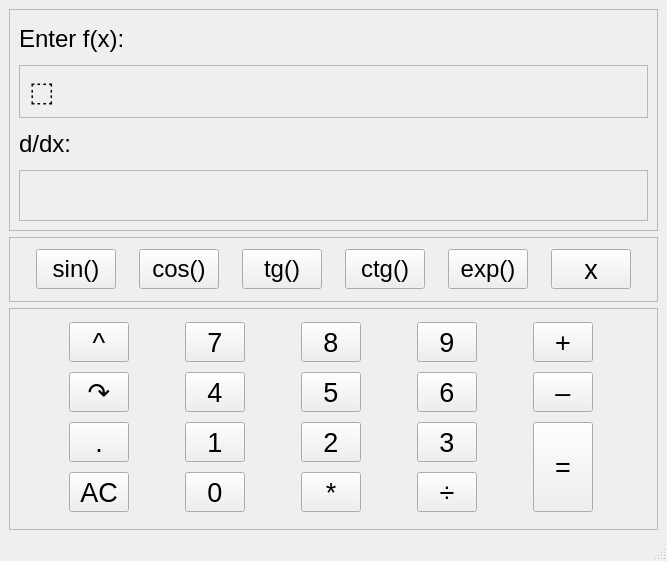
<?xml version="1.0" encoding="UTF-8"?>
<ui version="4.0">
 <class>MainWindow</class>
 <widget class="QMainWindow" name="MainWindow">
  <property name="geometry">
   <rect>
    <x>0</x>
    <y>0</y>
    <width>667</width>
    <height>561</height>
   </rect>
  </property>
  <property name="minimumSize">
   <size>
    <width>100</width>
    <height>80</height>
   </size>
  </property>
  <property name="sizeIncrement">
   <size>
    <width>0</width>
    <height>0</height>
   </size>
  </property>
  <property name="windowTitle">
   <string>MainWindow</string>
  </property>
  <widget class="QWidget" name="centralwidget">
   <layout class="QVBoxLayout" name="verticalLayout">
    <item>
     <widget class="QFrame" name="frame_1">
      <property name="maximumSize">
       <size>
        <width>16777215</width>
        <height>1000</height>
       </size>
      </property>
      <property name="frameShape">
       <enum>QFrame::StyledPanel</enum>
      </property>
      <property name="frameShadow">
       <enum>QFrame::Raised</enum>
      </property>
      <layout class="QGridLayout" name="gridLayout_2">
       <item row="5" column="0">
        <widget class="QFrame" name="frame">
         <property name="maximumSize">
          <size>
           <width>16777215</width>
           <height>60</height>
          </size>
         </property>
         <property name="sizeIncrement">
          <size>
           <width>0</width>
           <height>40</height>
          </size>
         </property>
         <property name="frameShape">
          <enum>QFrame::StyledPanel</enum>
         </property>
         <property name="frameShadow">
          <enum>QFrame::Raised</enum>
         </property>
         <layout class="QHBoxLayout" name="horizontalLayout_2">
          <item>
           <widget class="QLabel" name="result_label">
            <property name="maximumSize">
             <size>
              <width>16777215</width>
              <height>40</height>
             </size>
            </property>
            <property name="font">
             <font>
              <pointsize>20</pointsize>
             </font>
            </property>
            <property name="text">
             <string/>
            </property>
           </widget>
          </item>
         </layout>
        </widget>
       </item>
       <item row="1" column="0">
        <widget class="QFrame" name="enter_frame">
         <property name="maximumSize">
          <size>
           <width>16777215</width>
           <height>60</height>
          </size>
         </property>
         <property name="sizeIncrement">
          <size>
           <width>0</width>
           <height>40</height>
          </size>
         </property>
         <property name="frameShape">
          <enum>QFrame::StyledPanel</enum>
         </property>
         <property name="frameShadow">
          <enum>QFrame::Raised</enum>
         </property>
         <layout class="QHBoxLayout" name="horizontalLayout_3">
          <item>
           <widget class="QLabel" name="enter_label">
            <property name="font">
             <font>
              <pointsize>20</pointsize>
             </font>
            </property>
            <property name="text">
             <string>⬚</string>
            </property>
           </widget>
          </item>
         </layout>
        </widget>
       </item>
       <item row="2" column="0">
        <widget class="QLabel" name="label_2">
         <property name="maximumSize">
          <size>
           <width>16777215</width>
           <height>40</height>
          </size>
         </property>
         <property name="font">
          <font>
           <pointsize>18</pointsize>
          </font>
         </property>
         <property name="text">
          <string>d/dx:</string>
         </property>
        </widget>
       </item>
       <item row="0" column="0">
        <widget class="QLabel" name="label_1">
         <property name="maximumSize">
          <size>
           <width>16777215</width>
           <height>40</height>
          </size>
         </property>
         <property name="font">
          <font>
           <pointsize>18</pointsize>
          </font>
         </property>
         <property name="text">
          <string>Enter f(x):</string>
         </property>
        </widget>
       </item>
      </layout>
     </widget>
    </item>
    <item>
     <widget class="QFrame" name="frame_2">
      <property name="maximumSize">
       <size>
        <width>16777215</width>
        <height>65</height>
       </size>
      </property>
      <property name="sizeIncrement">
       <size>
        <width>0</width>
        <height>65</height>
       </size>
      </property>
      <property name="frameShape">
       <enum>QFrame::StyledPanel</enum>
      </property>
      <property name="frameShadow">
       <enum>QFrame::Raised</enum>
      </property>
      <layout class="QHBoxLayout" name="horizontalLayout">
       <item>
        <widget class="QPushButton" name="sin_butt">
         <property name="maximumSize">
          <size>
           <width>80</width>
           <height>40</height>
          </size>
         </property>
         <property name="font">
          <font>
           <pointsize>18</pointsize>
          </font>
         </property>
         <property name="text">
          <string>sin()</string>
         </property>
        </widget>
       </item>
       <item>
        <widget class="QPushButton" name="cos_butt">
         <property name="maximumSize">
          <size>
           <width>80</width>
           <height>40</height>
          </size>
         </property>
         <property name="font">
          <font>
           <pointsize>18</pointsize>
          </font>
         </property>
         <property name="text">
          <string>cos()</string>
         </property>
        </widget>
       </item>
       <item>
        <widget class="QPushButton" name="tg_butt">
         <property name="maximumSize">
          <size>
           <width>80</width>
           <height>40</height>
          </size>
         </property>
         <property name="font">
          <font>
           <pointsize>18</pointsize>
          </font>
         </property>
         <property name="text">
          <string>tg()</string>
         </property>
        </widget>
       </item>
       <item>
        <widget class="QPushButton" name="ctg_butt">
         <property name="maximumSize">
          <size>
           <width>80</width>
           <height>40</height>
          </size>
         </property>
         <property name="font">
          <font>
           <pointsize>18</pointsize>
          </font>
         </property>
         <property name="text">
          <string>ctg()</string>
         </property>
        </widget>
       </item>
       <item>
        <widget class="QPushButton" name="exp_butt">
         <property name="maximumSize">
          <size>
           <width>80</width>
           <height>40</height>
          </size>
         </property>
         <property name="font">
          <font>
           <pointsize>18</pointsize>
          </font>
         </property>
         <property name="text">
          <string>exp()</string>
         </property>
        </widget>
       </item>
       <item>
        <widget class="QPushButton" name="x_butt">
         <property name="maximumSize">
          <size>
           <width>80</width>
           <height>40</height>
          </size>
         </property>
         <property name="font">
          <font>
           <pointsize>20</pointsize>
          </font>
         </property>
         <property name="text">
          <string>x</string>
         </property>
        </widget>
       </item>
      </layout>
     </widget>
    </item>
    <item>
     <widget class="QFrame" name="frame_3">
      <property name="maximumSize">
       <size>
        <width>10000</width>
        <height>1000</height>
       </size>
      </property>
      <property name="baseSize">
       <size>
        <width>0</width>
        <height>1000</height>
       </size>
      </property>
      <property name="frameShape">
       <enum>QFrame::StyledPanel</enum>
      </property>
      <property name="frameShadow">
       <enum>QFrame::Raised</enum>
      </property>
      <layout class="QGridLayout" name="gridLayout">
       <item row="8" column="2">
        <widget class="QPushButton" name="dot_butt">
         <property name="maximumSize">
          <size>
           <width>60</width>
           <height>40</height>
          </size>
         </property>
         <property name="font">
          <font>
           <pointsize>20</pointsize>
          </font>
         </property>
         <property name="text">
          <string>.</string>
         </property>
        </widget>
       </item>
       <item row="9" column="8">
        <widget class="QPushButton" name="butt_0">
         <property name="maximumSize">
          <size>
           <width>60</width>
           <height>40</height>
          </size>
         </property>
         <property name="font">
          <font>
           <pointsize>20</pointsize>
          </font>
         </property>
         <property name="text">
          <string>0</string>
         </property>
        </widget>
       </item>
       <item row="4" column="12">
        <widget class="QPushButton" name="butt_9">
         <property name="maximumSize">
          <size>
           <width>60</width>
           <height>40</height>
          </size>
         </property>
         <property name="font">
          <font>
           <pointsize>20</pointsize>
          </font>
         </property>
         <property name="text">
          <string>9</string>
         </property>
        </widget>
       </item>
       <item row="4" column="14">
        <widget class="QPushButton" name="plus_butt">
         <property name="maximumSize">
          <size>
           <width>60</width>
           <height>40</height>
          </size>
         </property>
         <property name="font">
          <font>
           <pointsize>20</pointsize>
          </font>
         </property>
         <property name="text">
          <string>+</string>
         </property>
        </widget>
       </item>
       <item row="6" column="12">
        <widget class="QPushButton" name="butt_6">
         <property name="maximumSize">
          <size>
           <width>60</width>
           <height>40</height>
          </size>
         </property>
         <property name="font">
          <font>
           <pointsize>20</pointsize>
          </font>
         </property>
         <property name="text">
          <string>6</string>
         </property>
        </widget>
       </item>
       <item row="4" column="10">
        <widget class="QPushButton" name="butt_8">
         <property name="maximumSize">
          <size>
           <width>60</width>
           <height>40</height>
          </size>
         </property>
         <property name="font">
          <font>
           <pointsize>20</pointsize>
          </font>
         </property>
         <property name="text">
          <string>8</string>
         </property>
        </widget>
       </item>
       <item row="4" column="2">
        <widget class="QPushButton" name="pow_butt">
         <property name="maximumSize">
          <size>
           <width>60</width>
           <height>40</height>
          </size>
         </property>
         <property name="font">
          <font>
           <pointsize>20</pointsize>
          </font>
         </property>
         <property name="text">
          <string>^</string>
         </property>
        </widget>
       </item>
       <item row="8" column="8">
        <widget class="QPushButton" name="butt_1">
         <property name="maximumSize">
          <size>
           <width>60</width>
           <height>40</height>
          </size>
         </property>
         <property name="font">
          <font>
           <pointsize>20</pointsize>
          </font>
         </property>
         <property name="text">
          <string>1</string>
         </property>
        </widget>
       </item>
       <item row="4" column="8">
        <widget class="QPushButton" name="butt_7">
         <property name="maximumSize">
          <size>
           <width>60</width>
           <height>40</height>
          </size>
         </property>
         <property name="font">
          <font>
           <pointsize>20</pointsize>
          </font>
         </property>
         <property name="text">
          <string>7</string>
         </property>
        </widget>
       </item>
       <item row="8" column="10">
        <widget class="QPushButton" name="butt_2">
         <property name="maximumSize">
          <size>
           <width>60</width>
           <height>40</height>
          </size>
         </property>
         <property name="font">
          <font>
           <pointsize>20</pointsize>
          </font>
         </property>
         <property name="text">
          <string>2</string>
         </property>
        </widget>
       </item>
       <item row="8" column="12">
        <widget class="QPushButton" name="butt_3">
         <property name="minimumSize">
          <size>
           <width>0</width>
           <height>0</height>
          </size>
         </property>
         <property name="maximumSize">
          <size>
           <width>60</width>
           <height>40</height>
          </size>
         </property>
         <property name="font">
          <font>
           <pointsize>20</pointsize>
          </font>
         </property>
         <property name="text">
          <string>3</string>
         </property>
        </widget>
       </item>
       <item row="6" column="10">
        <widget class="QPushButton" name="butt_5">
         <property name="maximumSize">
          <size>
           <width>60</width>
           <height>40</height>
          </size>
         </property>
         <property name="font">
          <font>
           <pointsize>20</pointsize>
          </font>
         </property>
         <property name="text">
          <string>5</string>
         </property>
        </widget>
       </item>
       <item row="9" column="10">
        <widget class="QPushButton" name="multiply_butt">
         <property name="maximumSize">
          <size>
           <width>60</width>
           <height>40</height>
          </size>
         </property>
         <property name="font">
          <font>
           <pointsize>20</pointsize>
          </font>
         </property>
         <property name="text">
          <string>*</string>
         </property>
        </widget>
       </item>
       <item row="6" column="8">
        <widget class="QPushButton" name="butt_4">
         <property name="maximumSize">
          <size>
           <width>60</width>
           <height>40</height>
          </size>
         </property>
         <property name="font">
          <font>
           <pointsize>20</pointsize>
          </font>
         </property>
         <property name="text">
          <string>4</string>
         </property>
        </widget>
       </item>
       <item row="6" column="2">
        <widget class="QPushButton" name="to_ext_func_butt">
         <property name="maximumSize">
          <size>
           <width>60</width>
           <height>40</height>
          </size>
         </property>
         <property name="font">
          <font>
           <pointsize>20</pointsize>
           <italic>false</italic>
           <underline>false</underline>
           <strikeout>false</strikeout>
           <kerning>true</kerning>
          </font>
         </property>
         <property name="text">
          <string>↷</string>
         </property>
        </widget>
       </item>
       <item row="9" column="12">
        <widget class="QPushButton" name="division_butt">
         <property name="maximumSize">
          <size>
           <width>60</width>
           <height>40</height>
          </size>
         </property>
         <property name="font">
          <font>
           <pointsize>20</pointsize>
          </font>
         </property>
         <property name="text">
          <string>÷</string>
         </property>
        </widget>
       </item>
       <item row="6" column="14">
        <widget class="QPushButton" name="minus_butt">
         <property name="maximumSize">
          <size>
           <width>60</width>
           <height>40</height>
          </size>
         </property>
         <property name="font">
          <font>
           <pointsize>20</pointsize>
          </font>
         </property>
         <property name="text">
          <string>–</string>
         </property>
        </widget>
       </item>
       <item row="8" column="14" rowspan="2">
        <widget class="QPushButton" name="enter_butt">
         <property name="minimumSize">
          <size>
           <width>0</width>
           <height>0</height>
          </size>
         </property>
         <property name="maximumSize">
          <size>
           <width>60</width>
           <height>100</height>
          </size>
         </property>
         <property name="font">
          <font>
           <pointsize>20</pointsize>
          </font>
         </property>
         <property name="text">
          <string>=</string>
         </property>
        </widget>
       </item>
       <item row="9" column="2">
        <widget class="QPushButton" name="AC_butt">
         <property name="maximumSize">
          <size>
           <width>60</width>
           <height>40</height>
          </size>
         </property>
         <property name="font">
          <font>
           <pointsize>20</pointsize>
          </font>
         </property>
         <property name="text">
          <string>AC</string>
         </property>
        </widget>
       </item>
      </layout>
     </widget>
    </item>
   </layout>
  </widget>
  <widget class="QStatusBar" name="statusbar"/>
 </widget>
 <resources/>
 <connections/>
</ui>
